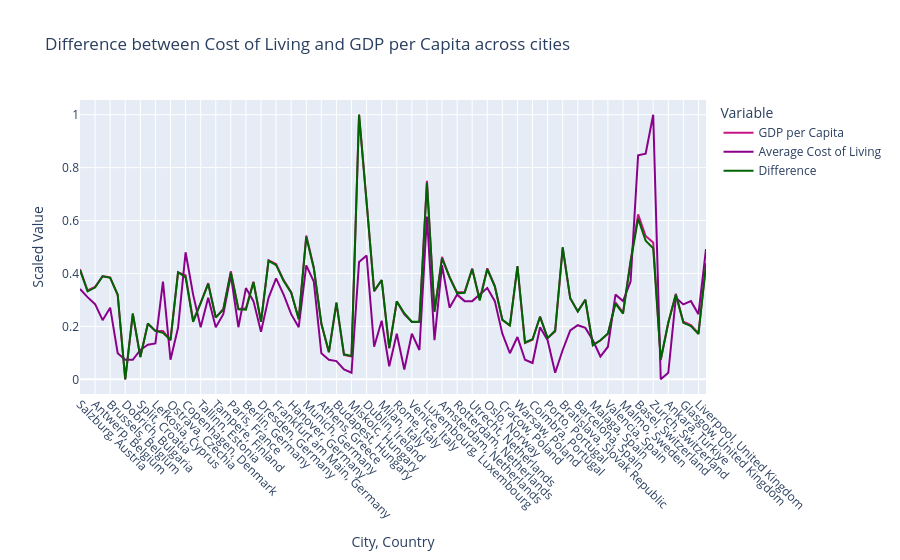

Notebook code for this chart:
### Markdown cell above
**Step 7**: Visualization of the relationship between `Average Cost of Living` and `GDP per Capita`.

### Code cell
data_copy['City,Country'] = data_copy['City'] + ', ' + data_copy['Country']

data_copy['Difference'] = data_copy['GDP per Capita'] - data_copy['Average Cost of Living']

plot_df = data_copy[['City,Country', 'GDP per Capita', 'Average Cost of Living', 'Difference']].copy()

# scaling numeric columns between 0 and 1
scaler = MinMaxScaler()
plot_df[['GDP per Capita', 'Average Cost of Living', 'Difference']] = scaler.fit_transform(
    plot_df[['GDP per Capita', 'Average Cost of Living', 'Difference']]
)

# we have to melt the dataframe to use on plotly
plot_long = plot_df.melt(id_vars='City,Country', 
                         value_vars=['GDP per Capita', 'Average Cost of Living', 'Difference'])


fig = px.line(
    plot_long,
    x='City,Country',
    y='value',
    color='variable',
    title='Difference between Cost of Living and GDP per Capita across cities',
    labels={'value': 'Scaled Value', 'variable': 'Variable', 'City,Country': 'City, Country'},
    color_discrete_map={
        'Average Cost of Living':'darkmagenta',
        'GDP per Capita':'mediumvioletred',
        'Difference':'darkgreen'
    }
)

fig.update_xaxes(tickangle=45)
fig.show()

### Figure 1 — Plotly figure (JSON) as saved in the notebook; plotly's stock layout.template omitted (floating-point values rounded to 4 significant figures)
{"data": [{"hovertemplate": "Variable=GDP per Capita<br>City, Country=%{x}<br>Scaled Value=%{y}<extra></extra>", "legendgroup": "GDP per Capita", "line": {"color": "mediumvioletred", "dash": "solid"}, "marker": {"symbol": "circle"}, "mode": "lines", "name": "GDP per Capita", "orientation": "v", "showlegend": true, "type": "scatter", "x": ["Salzburg, Austria", "Vienna, Austria", "Antwerp, Belgium", "Bruges, Belgium", "Brussels, Belgium", "Gent, Belgium", "Dobrich, Bulgaria", "Sofia, Bulgaria", "Split, Croatia", "Zagreb, Croatia", "Lefkosia, Cyprus", "Lemesos, Cyprus", "Ostrava, Czechia", "Prague, Czechia", "Copenhagen, Denmark", "Odense, Denmark", "Tallinn, Estonia", "Helsinki, Finland", "Tampere, Finland", "Lyon, France", "Paris, France", "Toulouse, France", "Berlin, Germany", "Cologne, Germany", "Dresden, Germany", "Dusseldorf, Germany", "Frankfurt am Main, Germany", "Hamburg, Germany", "Hanover, Germany", "Leipzig, Germany", "Munich, Germany", "Stuttgart, Germany", "Athens, Greece", "Thessaloniki, Greece", "Budapest, Hungary", "Debrecen, Hungary", "Miskolc, Hungary", "Cork, Ireland", "Dublin, Ireland", "Florence, Italy", "Milan, Italy", "Naples, Italy", "Rome, Italy", "Turin, Italy", "Venice, Italy", "Riga, Latvia", "Luxembourg, Luxembourg", "Malta, Malta", "Amsterdam, Netherlands", "Eindhoven, Netherlands", "Rotterdam, Netherlands", "The Hague, Netherlands", "Utrecht, Netherlands", "Bergen, Norway", "Oslo, Norway", "Stavanger, Norway", "Cracow, Poland", "Lodz, Poland", "Warsaw, Poland", "Braga, Portugal", "Coimbra, Portugal", "Lisbon, Portugal", "Porto, Portugal", "Giroc, Romania", "Bratislava, Slovak Republic", "Ljubljana, Slovenia", "Barcelona, Spain", "Madrid, Spain", "Malaga, Spain", "Seville, Spain", "Valencia, Spain", "Gothenburg, Sweden", "Malmo, Sweden", "Stockholm, Sweden", "Basel, Switzerland", "Geneva, Switzerland", "Zurich, Switzerland", "Adana, Turkiye", "Ankara, Turkiye", "Edinburgh, United Kingdom", "Glasgow, United Kingdom", "Leeds, United Kingdom", "Liverpool, United Kingdom", "London, United Kingdom"], "xaxis": "x", "y": [0.4162, 0.3359, 0.3493, 0.3896, 0.3854, 0.3178, 0.0, 0.2461, 0.08434, 0.2101, 0.1825, 0.1825, 0.1472, 0.4037, 0.393, 0.2222, 0.2885, 0.3633, 0.2343, 0.2657, 0.4084, 0.2657, 0.2681, 0.3693, 0.2182, 0.4496, 0.4359, 0.3748, 0.3289, 0.228, 0.5432, 0.4232, 0.2095, 0.1018, 0.2871, 0.09234, 0.08614, 1.0, 0.672, 0.3323, 0.3753, 0.1166, 0.2941, 0.2457, 0.2176, 0.2165, 0.7504, 0.2551, 0.463, 0.3865, 0.3286, 0.33, 0.4189, 0.3015, 0.4194, 0.3533, 0.2252, 0.2024, 0.4258, 0.1374, 0.1494, 0.2373, 0.1562, 0.181, 0.4953, 0.3061, 0.2568, 0.3009, 0.1294, 0.1464, 0.1726, 0.2904, 0.2522, 0.4475, 0.623, 0.5416, 0.5172, 0.07246, 0.212, 0.3229, 0.2175, 0.2051, 0.174, 0.4395], "yaxis": "y"}, {"hovertemplate": "Variable=Average Cost of Living<br>City, Country=%{x}<br>Scaled Value=%{y}<extra></extra>", "legendgroup": "Average Cost of Living", "line": {"color": "darkmagenta", "dash": "solid"}, "marker": {"symbol": "circle"}, "mode": "lines", "name": "Average Cost of Living", "orientation": "v", "showlegend": true, "type": "scatter", "x": ["Salzburg, Austria", "Vienna, Austria", "Antwerp, Belgium", "Bruges, Belgium", "Brussels, Belgium", "Gent, Belgium", "Dobrich, Bulgaria", "Sofia, Bulgaria", "Split, Croatia", "Zagreb, Croatia", "Lefkosia, Cyprus", "Lemesos, Cyprus", "Ostrava, Czechia", "Prague, Czechia", "Copenhagen, Denmark", "Odense, Denmark", "Tallinn, Estonia", "Helsinki, Finland", "Tampere, Finland", "Lyon, France", "Paris, France", "Toulouse, France", "Berlin, Germany", "Cologne, Germany", "Dresden, Germany", "Dusseldorf, Germany", "Frankfurt am Main, Germany", "Hamburg, Germany", "Hanover, Germany", "Leipzig, Germany", "Munich, Germany", "Stuttgart, Germany", "Athens, Greece", "Thessaloniki, Greece", "Budapest, Hungary", "Debrecen, Hungary", "Miskolc, Hungary", "Cork, Ireland", "Dublin, Ireland", "Florence, Italy", "Milan, Italy", "Naples, Italy", "Rome, Italy", "Turin, Italy", "Venice, Italy", "Riga, Latvia", "Luxembourg, Luxembourg", "Malta, Malta", "Amsterdam, Netherlands", "Eindhoven, Netherlands", "Rotterdam, Netherlands", "The Hague, Netherlands", "Utrecht, Netherlands", "Bergen, Norway", "Oslo, Norway", "Stavanger, Norway", "Cracow, Poland", "Lodz, Poland", "Warsaw, Poland", "Braga, Portugal", "Coimbra, Portugal", "Lisbon, Portugal", "Porto, Portugal", "Giroc, Romania", "Bratislava, Slovak Republic", "Ljubljana, Slovenia", "Barcelona, Spain", "Madrid, Spain", "Malaga, Spain", "Seville, Spain", "Valencia, Spain", "Gothenburg, Sweden", "Malmo, Sweden", "Stockholm, Sweden", "Basel, Switzerland", "Geneva, Switzerland", "Zurich, Switzerland", "Adana, Turkiye", "Ankara, Turkiye", "Edinburgh, United Kingdom", "Glasgow, United Kingdom", "Leeds, United Kingdom", "Liverpool, United Kingdom", "London, United Kingdom"], "xaxis": "x", "y": [0.3412, 0.3104, 0.2839, 0.2235, 0.2708, 0.09847, 0.07386, 0.07386, 0.1108, 0.1305, 0.1354, 0.3693, 0.07386, 0.1945, 0.4801, 0.32, 0.1969, 0.3077, 0.1969, 0.2462, 0.3939, 0.1969, 0.3447, 0.2954, 0.1797, 0.3077, 0.3816, 0.32, 0.2462, 0.1969, 0.4308, 0.3693, 0.09847, 0.07386, 0.06893, 0.03693, 0.02462, 0.4431, 0.4677, 0.1231, 0.2216, 0.04924, 0.1723, 0.03693, 0.1723, 0.1108, 0.6155, 0.1477, 0.4308, 0.2708, 0.32, 0.2954, 0.2954, 0.32, 0.3447, 0.2954, 0.1723, 0.09847, 0.16, 0.07386, 0.06155, 0.1969, 0.1477, 0.02462, 0.1108, 0.1846, 0.2043, 0.1942, 0.1477, 0.08616, 0.1231, 0.32, 0.2954, 0.3693, 0.8466, 0.8525, 1.0, 0.0, 0.02462, 0.3077, 0.2831, 0.2954, 0.2462, 0.4924], "yaxis": "y"}, {"hovertemplate": "Variable=Difference<br>City, Country=%{x}<br>Scaled Value=%{y}<extra></extra>", "legendgroup": "Difference", "line": {"color": "darkgreen", "dash": "solid"}, "marker": {"symbol": "circle"}, "mode": "lines", "name": "Difference", "orientation": "v", "showlegend": true, "type": "scatter", "x": ["Salzburg, Austria", "Vienna, Austria", "Antwerp, Belgium", "Bruges, Belgium", "Brussels, Belgium", "Gent, Belgium", "Dobrich, Bulgaria", "Sofia, Bulgaria", "Split, Croatia", "Zagreb, Croatia", "Lefkosia, Cyprus", "Lemesos, Cyprus", "Ostrava, Czechia", "Prague, Czechia", "Copenhagen, Denmark", "Odense, Denmark", "Tallinn, Estonia", "Helsinki, Finland", "Tampere, Finland", "Lyon, France", "Paris, France", "Toulouse, France", "Berlin, Germany", "Cologne, Germany", "Dresden, Germany", "Dusseldorf, Germany", "Frankfurt am Main, Germany", "Hamburg, Germany", "Hanover, Germany", "Leipzig, Germany", "Munich, Germany", "Stuttgart, Germany", "Athens, Greece", "Thessaloniki, Greece", "Budapest, Hungary", "Debrecen, Hungary", "Miskolc, Hungary", "Cork, Ireland", "Dublin, Ireland", "Florence, Italy", "Milan, Italy", "Naples, Italy", "Rome, Italy", "Turin, Italy", "Venice, Italy", "Riga, Latvia", "Luxembourg, Luxembourg", "Malta, Malta", "Amsterdam, Netherlands", "Eindhoven, Netherlands", "Rotterdam, Netherlands", "The Hague, Netherlands", "Utrecht, Netherlands", "Bergen, Norway", "Oslo, Norway", "Stavanger, Norway", "Cracow, Poland", "Lodz, Poland", "Warsaw, Poland", "Braga, Portugal", "Coimbra, Portugal", "Lisbon, Portugal", "Porto, Portugal", "Giroc, Romania", "Bratislava, Slovak Republic", "Ljubljana, Slovenia", "Barcelona, Spain", "Madrid, Spain", "Malaga, Spain", "Seville, Spain", "Valencia, Spain", "Gothenburg, Sweden", "Malmo, Sweden", "Stockholm, Sweden", "Basel, Switzerland", "Geneva, Switzerland", "Zurich, Switzerland", "Adana, Turkiye", "Ankara, Turkiye", "Edinburgh, United Kingdom", "Glasgow, United Kingdom", "Leeds, United Kingdom", "Liverpool, United Kingdom", "London, United Kingdom"], "xaxis": "x", "y": [0.4127, 0.3325, 0.3468, 0.3895, 0.3837, 0.3206, 0.0, 0.2489, 0.08416, 0.2107, 0.1826, 0.1756, 0.1488, 0.4046, 0.3851, 0.2172, 0.288, 0.3603, 0.2332, 0.2635, 0.4033, 0.2649, 0.2629, 0.3667, 0.2174, 0.4476, 0.4315, 0.3715, 0.3274, 0.2268, 0.5385, 0.419, 0.2111, 0.103, 0.2904, 0.09448, 0.08859, 1.0, 0.6676, 0.3345, 0.375, 0.1187, 0.2944, 0.2495, 0.217, 0.2178, 0.7424, 0.2557, 0.4574, 0.3849, 0.3248, 0.327, 0.4169, 0.2974, 0.4159, 0.3505, 0.2248, 0.2039, 0.4279, 0.139, 0.1514, 0.2362, 0.1558, 0.1845, 0.4997, 0.3062, 0.2557, 0.3007, 0.1287, 0.1477, 0.1731, 0.2862, 0.2483, 0.4436, 0.6067, 0.5241, 0.495, 0.0755, 0.2158, 0.3194, 0.2136, 0.2007, 0.1707, 0.4318], "yaxis": "y"}], "layout": {"legend": {"title": {"text": "Variable"}, "tracegroupgap": 0}, "title": {"text": "Difference between Cost of Living and GDP per Capita across cities"}, "xaxis": {"anchor": "y", "domain": [0, 1], "tickangle": 45, "title": {"text": "City, Country"}}, "yaxis": {"anchor": "x", "domain": [0, 1], "title": {"text": "Scaled Value"}}}}
